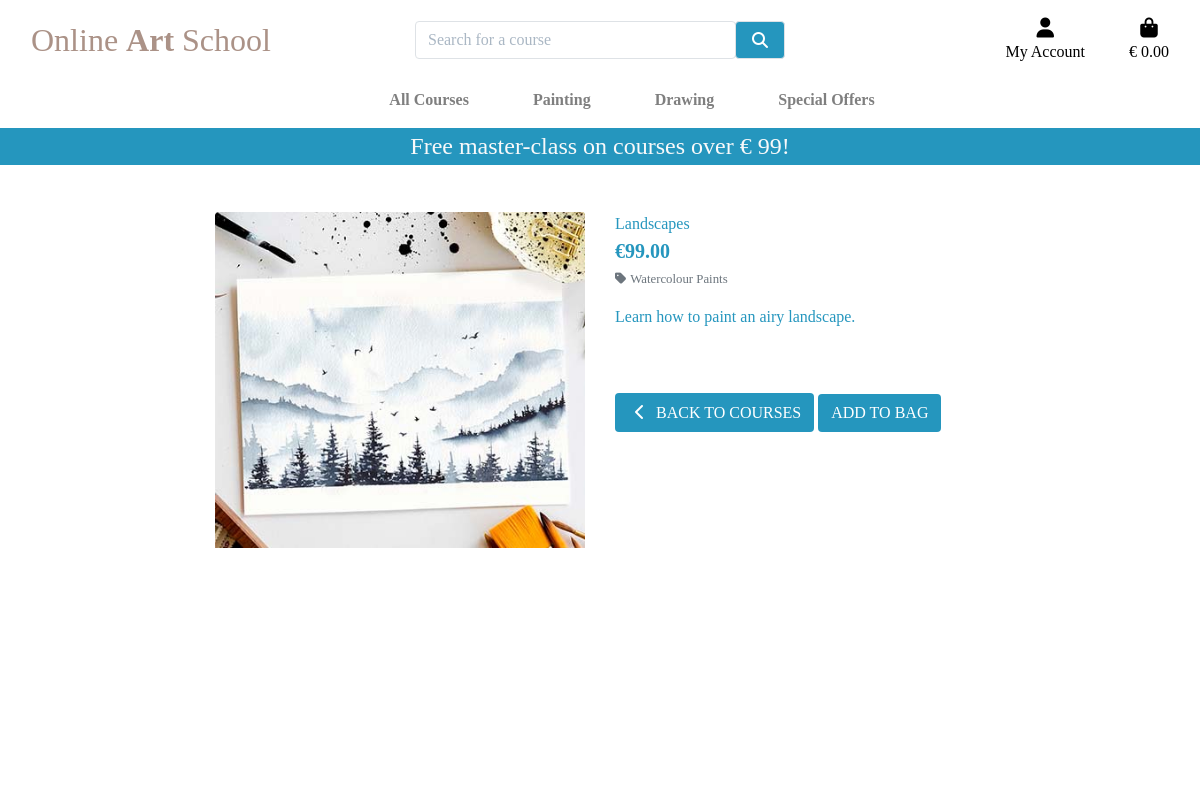
The page /courses/1/ on the database its author committed.
### courses/models.py (models this page shows, shortened)
class Course(models.Model):
    category = models.ForeignKey('Category', null=True, blank=True, on_delete=models.SET_NULL)
    sku = models.CharField(max_length=254, null=True, blank=True)
    name = models.CharField(max_length=254)
    description = models.TextField()
    is_open = models.BooleanField(default=False, null=True, blank=True)
    price = models.DecimalField(max_digits=6, decimal_places=2)
    image_url = models.URLField(max_length=1024, null=True, blank=True)
    image = models.ImageField(null=True, blank=True)
    video_url = models.URLField(max_length=1024, null=True, blank=True)
    video = EmbedVideoField(null=True, blank=True)

class Category(models.Model):
    class Meta:
        verbose_name_plural = 'Categories'
    name = models.CharField(max_length=254)
    friendly_name = models.CharField(max_length=254, null=True, blank=True)

### courses/views.py (the view)
# urls.py: path('<int:course_id>/', views.course_detail, name='course_detail'),
def course_detail(request, course_id):
    course = get_object_or_404(Course, pk=course_id)
    context = {
        'course': course,
    }
    return render(request, 'courses/course_detail.html', context)

### bag/contexts.py (called while the page is built, shortened)
def bag_contents(request):
    bag_items = []
    total = 0
    course_count = 0
    free_mc = False
    bag = request.session.get('bag', {})
    if total < settings.FREE_MC_THRESHOLD:
        free_mc_delta = settings.FREE_MC_THRESHOLD - total
    else:
        free_mc = get_object_or_404(Course, pk=1)
        free_mc.price = 0
        free_mc_delta = 0
    context = {
        'bag_items': bag_items,
        'total': total,
        'course_count': course_count,
        'free_mc_threshold': settings.FREE_MC_THRESHOLD,
        'free_mc_delta': free_mc_delta,
        'free_mc': free_mc,
    }
    return context

### courses/templates/courses/course_detail.html (shortened to what this page needs)
{% extends "base.html" %}
{% load static %}
{% block page_header %}
    <div class="container header-container">
    </div>
{% endblock %}
{% block content %}
    <div class="overlay"></div>
    <div class="container-fluid">
        <div class="row">
            <div class="col-12 col-md-6 col-lg-4 offset-lg-2">
                <div class="image-container my-5">
                    {% if course.image %}
                        <a href="{{ course.image.url }}" target="_blank">
                            <img class="card-img-top img-fluid" src="{{ course.image.url }}" alt="{{ course.name }}">
                        </a>
                        {% else %}
                        <a href="">
                            <img class="card-img-top img-fluid" src="{{ MEDIA_URL }}noimage.png" alt="{{ course.name }}">
                        </a>
                    {% endif %}
                </div>
            </div>
            <div class="col-12 col-md-6 col-lg-4">
                <div class="course-details-container mb-5 mt-md-5">
                    <p class="mb-0">{{ course.name }}</p>
                    <p class="lead mb-0 text-left font-weight-bold">€{{ course.price }}</p>
                    {% if course.category %}
                    <p class="small mt-1 mb-0">
                        <a class="text-muted" href="{% url 'courses' %}?category={{ course.category.name }}">
                            <i class="fas fa-tag mr-1"></i>{{ course.category.friendly_name }}
                        </a>
                    </p>
                    {% endif %}
                    <p class="mt-3">{{ course.description }}</p>
                    <form class="form" action="{% url 'add_to_bag' course.id %}" method="POST">
                        <div class="form-row">
                            <div class="col{% if s %}-12 mt-2{% endif %}">
                                <a href="{% url 'courses' %}" class="btn btn-blue rounded mt-5">
                                    <span class="icon">
                                        <i class="fas fa-chevron-left"></i>
                                    </span>
                                    <span class="text-uppercase">Back to courses</span>
                                </a>
                                <input type="submit" class="btn btn-blue rounded text-uppercase mt-5" value="Add to Bag">
                            </div>
                        </div>
                    </form>
                </div>
            </div>
        </div>
    </div>
{% endblock %}

### static/css/base.css (style rules this page uses)
html { height: 100%; }
body { background: url('/media/elena-mozhvilo-xw8DfYBaNbQ-unsplash.jpg') no-repeat center center fixed; background-size: cover; height: calc(100vh - 164px); color: #2596be; font-family: 'Georgia'; }
.icon { align-items: center; display: inline-flex; justify-content: center; height: 1.5rem; width: 1.5rem; }
.btn-blue { background: #2596be; color: white; }
.overlay { height: 100%; width: 100%; top: 0; left: 0; position: fixed; background: white; z-index: -1; }
@media (min-width: 1200px) { .container { max-width: 80%; } }
@media (min-width: 992px) { .header-container { padding-top: 164px; } }

### rows shown on the page
Course: image (picture), name "Landscapes", price "99.00", category.friendly_name "Watercolour Paints", description "Learn how to paint an airy landscape."

### other values the page prints
{{ free_mc_threshold }} "99"
